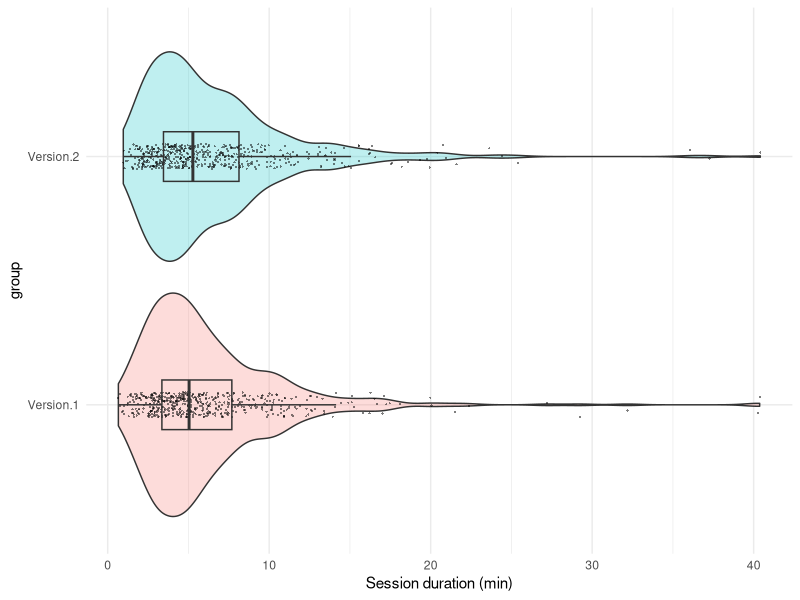
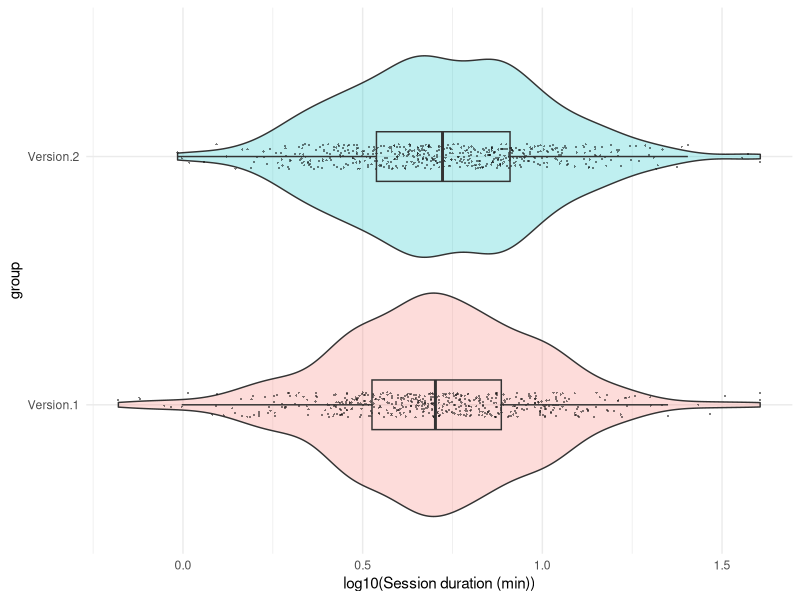
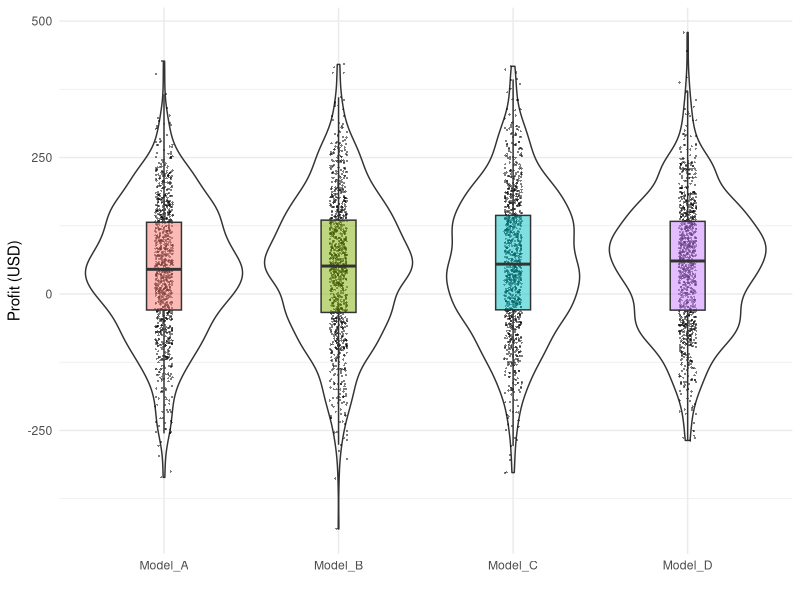
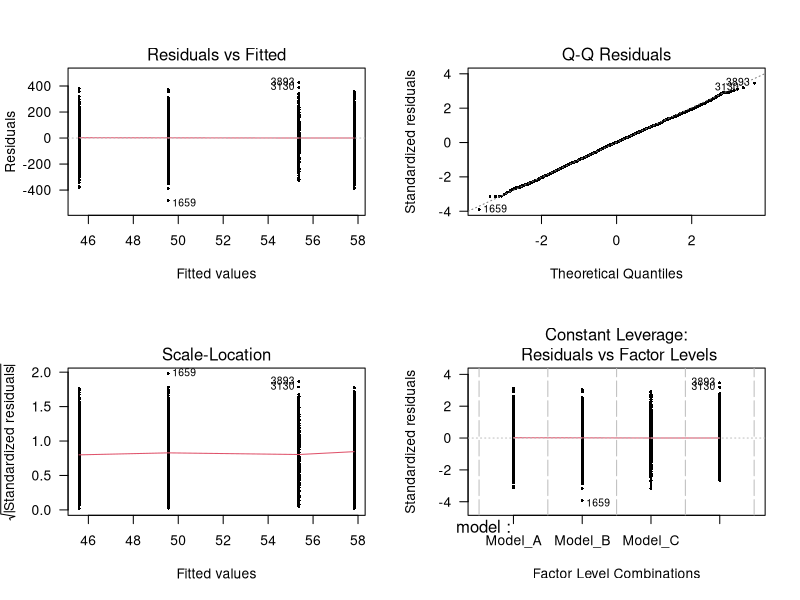
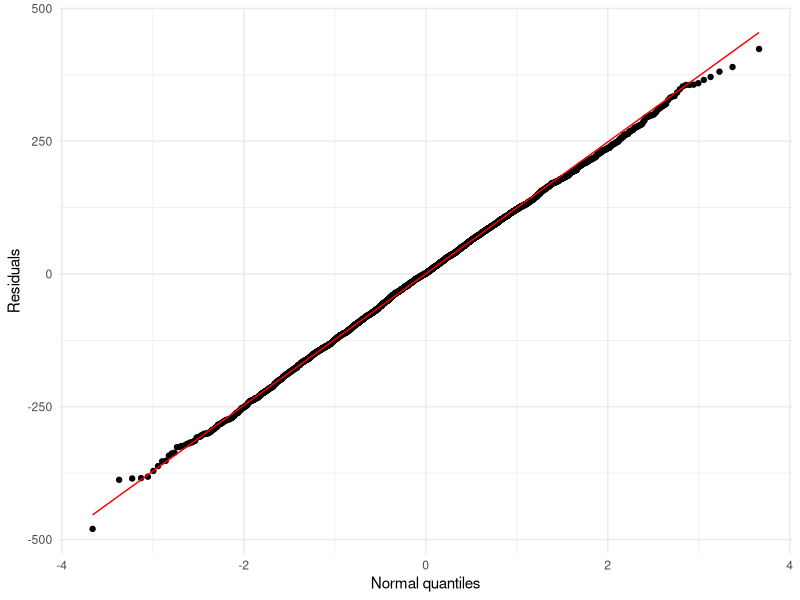
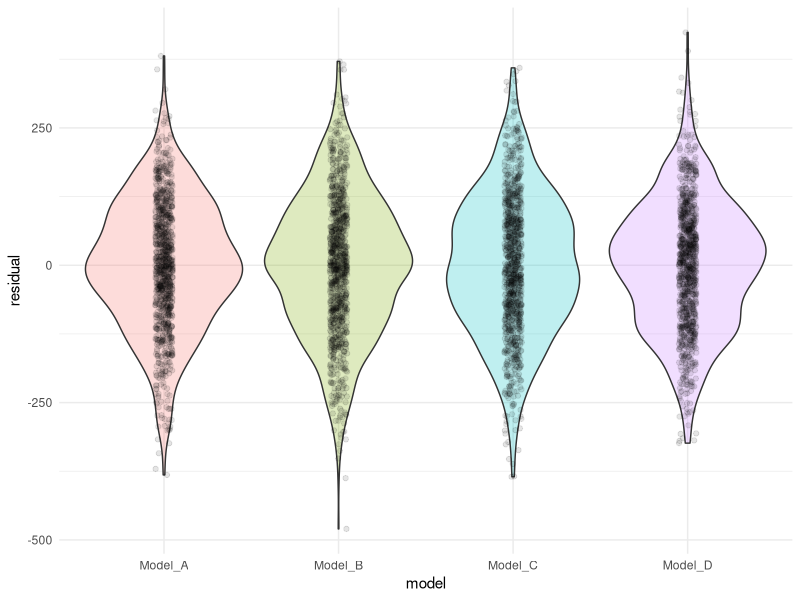

These charts were generated, in order, by the following R code:
library(dplyr)
library(tidyr)
library(ggplot2)

X <- read.csv("session_ab_test.csv")

X <- X %>% mutate(group = ifelse(group == "control", "Version.1", "Version.2"))

ggplot(X, aes(y = group, x = session_duration_min, fill = group)) + 
  geom_violin(alpha=.25, show.legend = FALSE) + 
  geom_jitter(alpha = .5, stroke=0, size = .75, height = .05, show.legend = FALSE) + 
  geom_boxplot(alpha = 0, show.legend = FALSE, width = .2, outlier.shape = NA) + 
  theme_minimal() + 
  xlab("Session duration (min)")

# ggsave("01.png", width = 1800, height = 800, units = "px")

X <- X %>% mutate(session_duration_min = log10(session_duration_min))

ggplot(X, aes(y = group, x = session_duration_min, fill = group)) + 
  geom_violin(alpha=.25, show.legend = FALSE) + 
  geom_jitter(alpha = .5, stroke=0, size = .75, height = .05, show.legend = FALSE) + 
  geom_boxplot(alpha = 0, show.legend = FALSE, width = .2, outlier.shape = NA) + 
  theme_minimal() + 
  xlab("log10(Session duration (min))")

# ggsave("02.png", width = 1800, height = 800, units = "px")

x1 <- X$session_duration_min[X$group == "Version.1"]
x2 <- X$session_duration_min[X$group == "Version.2"]

t.test(x1, x2, conf.level = 0.99)

# Alternatively, you can use the formula notation:
# t.test(session_duration_min ~ group, data = X)

# ==================================

X <- read.csv("fintech_model_comparison.csv")

ggplot(X, aes(x = model, y = profit_usd)) + 
  geom_violin(alpha = 0) + 
  geom_jitter(alpha = .5, stroke=0, size = .75, width = .05) + 
  geom_boxplot(aes(fill = model), alpha = 0.5, 
               show.legend = FALSE, width = .2, 
               outlier.shape = NA) +
  theme_minimal() + 
  xlab("") + ylab("Profit (USD)")

# ggsave("03.png", width = 1800, height = 800, units = "px")

myaov <- aov(profit_usd ~ model, data = X)
summary(myaov)

par(mfrow = c(2,2))
plot(myaov, pch = 16, cex = .5, las = 1)
par(mfrow = c(1,1))


ggplot(data.frame(x=myaov$residuals), aes(sample = x)) + 
  geom_qq() + geom_qq_line(col = "red") +
  theme_minimal() + 
  xlab("Normal quantiles") + ylab("Residuals")


X %>%
  mutate(residual = myaov$residuals) %>%
  ggplot(aes(x = model, y = residual)) + 
  geom_violin(aes(fill = model), alpha = .25, show.legend = FALSE) + 
  geom_jitter(width = .05, alpha = .1) +
  theme_minimal()

